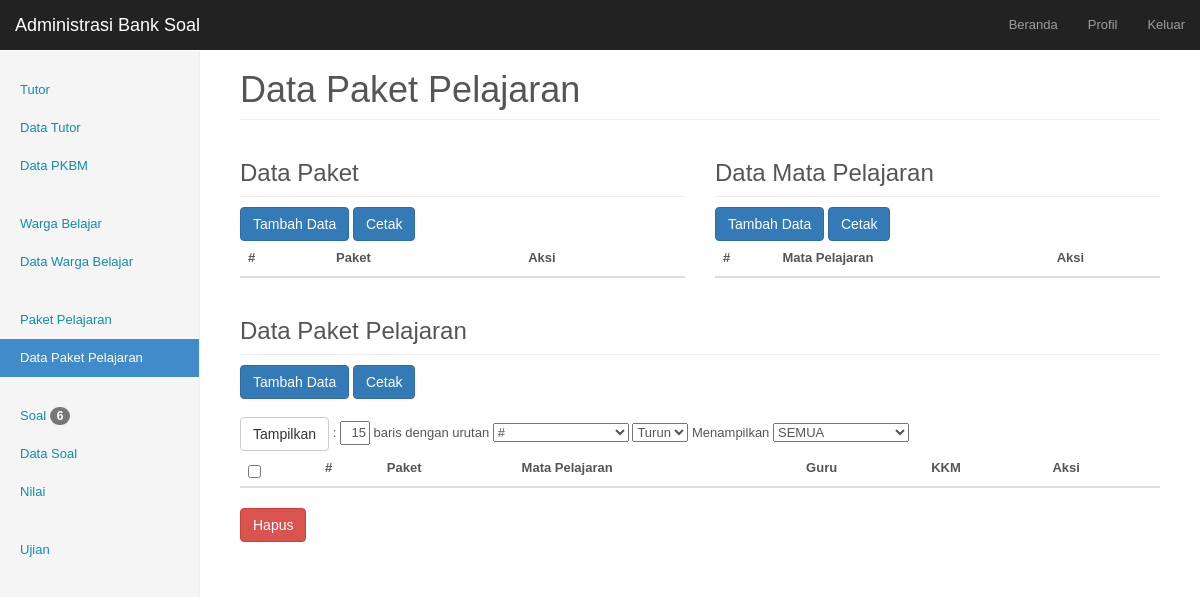
The app's page /admin/index.php?p=data_paket_pelajaran (signed in) with its own data.
### tables this page shows
CREATE TABLE IF NOT EXISTS `menu` (
  `id_menu` int(2) NOT NULL AUTO_INCREMENT,
  `login` enum('guru','admin','semua') NOT NULL,
  `menu` varchar(250) NOT NULL,
  `link` varchar(450) NOT NULL,
  `tempat` enum('atas','bawah') NOT NULL,
  `level` int(1) NOT NULL,
  PRIMARY KEY (`id_menu`)
);

### admin/index.php (called while the page is built)
<?php
	require "halaman.php";
?>

### admin/include/function.php (called while the page is built)
<?php
	function totalbadge($kolom){
		$total=mysql_num_rows(mysql_query("SELECT * FROM $kolom WHERE lihat='0000-00-00'"));
		return $total;
	}
?>

### admin/halaman.php (shortened to what this page needs)
<?php
	$queryadmin=mysql_query("SELECT * FROM guru WHERE id_guru='$_SESSION[id_admin]'");
	$admin=mysql_fetch_array($queryadmin);
	if($admin['sebagai']=="admin"){
?>
<!DOCTYPE html PUBLIC "-//W3C//DTD XHTML 1.0 Transitional//EN" "http://www.w3.org/TR/xhtml1/DTD/xhtml1-transitional.dtd">
<html xmlns="http://www.w3.org/1999/xhtml">
<head>
<link rel="stylesheet" type="text/css" href="../css/bootstrap.css" />
<link rel="stylesheet" type="text/css" href="../css/jquery-ui-1.10.4.custom.css" />
<link rel="stylesheet" type="text/css" href="css/halaman-style-admin.css" />
<link rel="stylesheet" type="text/css" href="css/eventCalendar.css" />
<link rel="stylesheet" type="text/css" href="css/eventCalendar_theme_responsive.css" />
</head>
<body data-spy="scroll" data-target="#myScrollspy">
	<nav class="navbar navbar-inverse navbar-fixed-top" role="navigation">
      <div class="container-fluid">
        <div class="navbar-header">
          <a class="navbar-brand" href="#">Administrasi Bank Soal</a>
        </div>
        <div id="navbar" class="navbar-collapse collapse">
        	<ul class="nav navbar-nav navbar-right">
        	<?php
				$querymenu=mysql_query("SELECT menu, link FROM menu WHERE (login='semua' OR login='admin') AND tempat='atas' ORDER BY level ASC");
				$pagenow=$_GET['p'];
				while($menu1=mysql_fetch_array($querymenu)){
					$menu=explode("-",$menu1['menu']);
					$link=explode("-",$menu1['link']);
					for($i=0;$i<count($menu);$i++){
						if($link[$i]=="?p=" . $pagenow || $link[$i]==$pagenow)
							echo "<li><a href='#' class='aktif-menu'>$menu[$i]</a></li>";
						else
							echo "<li><a href='$link[$i]'>$menu[$i]</a></li>";
					}
				}
			?>
          	</ul>
        </div>
      </div>
    </nav>
    <div class="container-fluid">
    	<div class="row">
        <div class="col-sm-3 col-md-2 sidebar">
        	<?php
				include "include/function.php";
				$querymenu2=mysql_query("SELECT menu, link FROM menu WHERE (login='semua' OR login='admin') AND tempat='bawah' ORDER BY level ASC");
				while($menu2=mysql_fetch_array($querymenu2)){
					$menu=explode("-",$menu2['menu']);
					$link=explode("-",$menu2['link']);
					echo "<ul class='nav nav-sidebar'>";
					for($i=0;$i<count($menu);$i++){
						if($link[$i]=="?p=".$pagenow || $link[$i]==$pagenow){
							echo "<li class='active'><a href='#'>$menu[$i]";
							echo "</a></li>";
						}
						else{
							echo "<li><a href='$link[$i]'>$menu[$i]
							";
							if($menu[$i]=="Guru"){
								$total=totalbadge("guru");
								if($total>0){
									echo "<span class=\"badge\">$total</span>";
								}
							}
							else if($menu[$i]=="Siswa"){
								$total=totalbadge("Siswa");
								if($total>0){
									echo "<span class=\"badge\">$total</span>";
								}
							}
							else if($menu[$i]=="Paket Pelajaran"){
								$total=totalbadge("paket_pelajaran");
								if($total>0){
									echo "<span class=\"badge\">$total</span>";
								}
							}
							else if($menu[$i]=="Soal"){
								$total=totalbadge("soal_pelajaran");
								if($total>0){
									echo "<span class=\"badge\">$total</span>";
								}
							}
							echo "</a></li>";
						}
					}
					echo "</ul>";
				}
			?>
        </div>
        <div class="col-sm-9 col-sm-offset-3 col-md-10 col-md-offset-2 main">
            <?php require "include/body-isi.php";
			?>
        </div>
    </div >
</body>
</html>
<?php
	}
?>

### admin/include/body-isi.php (shortened to what this page needs)
<?php
	$p=$_GET['p'];
	$l="?p=".$p;
	$header="";
	$pagequery=mysql_query("SELECT menu,link FROM menu WHERE link like '%$l%'");
	$page=mysql_fetch_array($pagequery);
	$m=explode("-",$page['menu']);
	$lin=explode("-",$page['link']);
	for($i=0;$i<count($m);$i++){
		if($lin[$i]==$l){
			$header=$m[$i];
		}
	}
	switch($p){
		case 'data_paket_pelajaran' :
			echo "<h1 class='page-header'>$header</h1>";
			include "page-datapaketpelajaran.php";
			break;
	}
?>

### admin/css/halaman-style-admin.css (style rules this page uses)
body { padding-top: 50px; }
.navbar-fixed-top { border: 0; }
.sidebar { display: none; }
@media (min-width: 768px) { .sidebar { position: fixed; top: 51px; bottom: 0; left: 0; z-index: 1000; display: block; padding: 20px; overflow-x: hidden; overflow-y: auto; background-color: #f5f5f5; border-right: 1px solid #eee; } }
.nav-sidebar { margin-right: -21px; margin-bottom: 20px; margin-left: -20px; }
.nav-sidebar > li > a { padding-right: 20px; padding-left: 20px; }
.nav-sidebar > .active > a, .nav-sidebar > .active > a:hover, .nav-sidebar > .active > a:focus { color: #fff; background-color: #428bca; }
.main { padding: 20px; }
@media (min-width: 768px) { .main { padding-right: 40px; padding-left: 40px; } }
.main .page-header { margin-top: 0; }

### admin/css/eventCalendar_theme_responsive.css (style rules this page uses)
body { font-family: Arial, "Lucida Grande", sans-serif; font-size: 13px; line-height: 18px; color: #555; background-color:#fff; }
a { color: #0E8EAB }

### records on screen
menu: menu "Beranda", menu "Profil", menu "Keluar"
menu: menu "Tutor", menu "Data Tutor", menu "Data PKBM"
menu: menu "Warga Belajar", menu "Data Warga Belajar"
menu: menu "Paket Pelajaran", menu "Data Paket Pelajaran"
menu: menu "Soal", total "6", menu "Data Soal", menu "Nilai"
menu: menu "Ujian"
